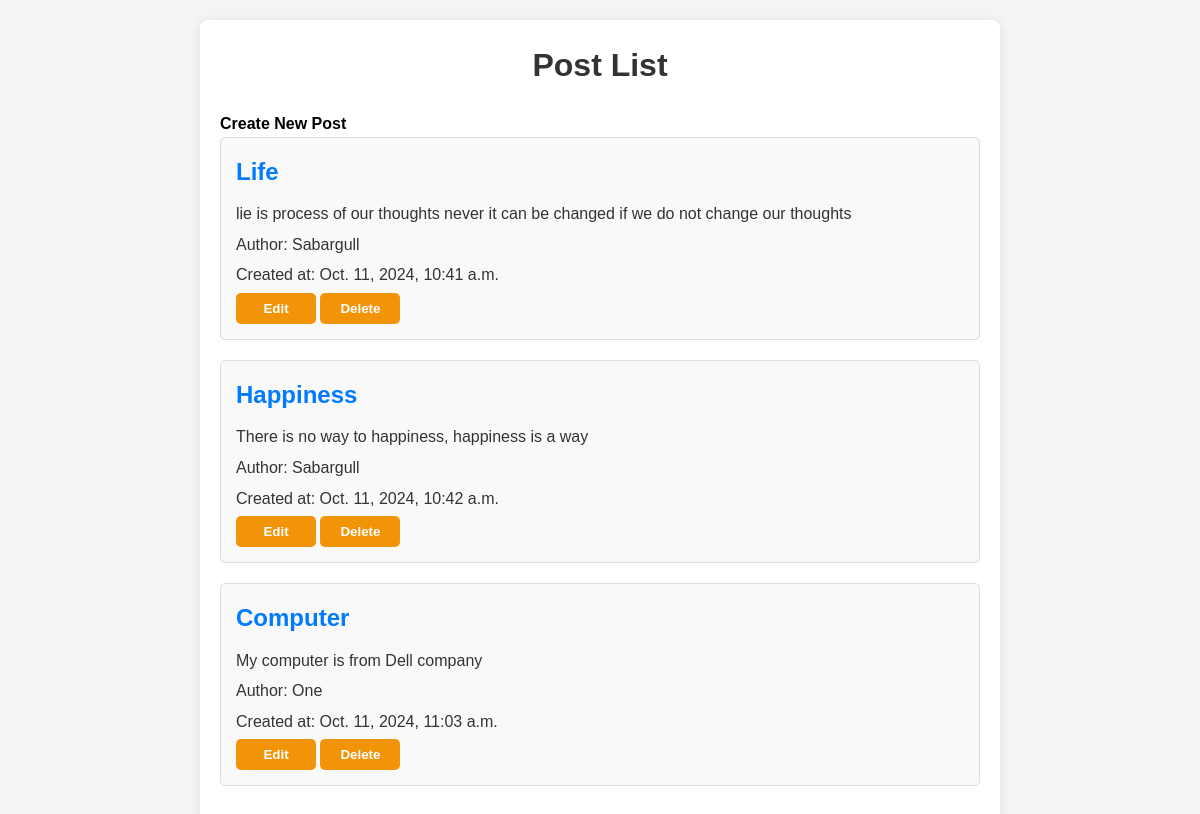
The app's page /blog/post/list/ with its own data.
### blog/models.py (models this page shows, shortened)
class Post(models.Model):
    title = models.CharField(max_length=500)
    content = models.TextField()
    created_at = models.DateTimeField(auto_now_add=True)
    author = models.ForeignKey(User, on_delete= models.CASCADE)

### blog/views.py (the view)
# urls.py: path('post/list/', post_list, name='post_list'),
def post_list(request):
    posts = Post.objects.all()
    return render(request, 'post_list.html', {'posts': posts})

### blog/templates/post_list.html (shortened to what this page needs)
{% load static %}
<!DOCTYPE html>
<html lang="en">
<head>
    <link rel="stylesheet" href="{% static 'post_list.css' %}">
</head>
<body>
    <div class="container">
        <h1>Post List</h1>
        <a id="link_zero" href="{% url 'post_create' %}">Create New Post</a>
        <ul>
            {% for post in posts %}
                <li>
                    <h2>{{ post.title }}</h2>
                    <p>{{ post.content }}</p>
                    <p>Author: {{ post.author.username }}</p>
                    <p>Created at: {{ post.created_at }}</p>
                    <button type="submit"> <a href="{% url 'post_edit' post.id %}">Edit</a></button>
                    <form action="{% url 'post_delete' post.id %}" method="POST" style="display:inline;">
                        <button type="submit">Delete</button>
                    </form>
                </li>
            {% empty %}
                <p>No posts available.</p>
            {% endfor %}
        </ul>
    </div>
</body>
</html>

### blog/static/post_list.css (style rules this page uses)
* { margin: 0; padding: 0; box-sizing: border-box; font-family: 'Arial', sans-serif; }
body { background-color: #f4f4f4; color: #333; line-height: 1.6; }
.container { max-width: 800px; margin: 20px auto; padding: 20px; background-color: #fff; border-radius: 8px; box-shadow: 0 2px 10px rgba(0, 0, 0, 0.1); }
h1 { text-align: center; margin-bottom: 20px; color: #333; }
ul { list-style: none; padding: 0; }
li { margin-bottom: 20px; padding: 15px; border: 1px solid #ddd; border-radius: 5px; background-color: #f9f9f9; transition: box-shadow 0.3s; }
h2 { font-size: 1.5rem; color: #007bff; margin-bottom: 10px; }
p { margin: 5px 0; }
#link_zero { color: black; }
a { text-decoration: none; color: white; font-weight: bold; }
button { background-color: #f19408; color: #fff; border: none; padding: 8px 12px; border-radius: 5px; cursor: pointer; transition: background-color 0.3s; width: 80px; font-weight: bold; }

### records on screen
Post: title "Life", content "lie is process of our thoughts never it can be changed if we do not change our thoughts", author.username "Sabargull", created_at "Oct. 11, 2024, 10:41 a.m."
Post: title "Happiness", content "There is no way to happiness, happiness is a way", author.username "Sabargull", created_at "Oct. 11, 2024, 10:42 a.m."
Post: title "Computer", content "My computer is from Dell company", author.username "One", created_at "Oct. 11, 2024, 11:03 a.m."
